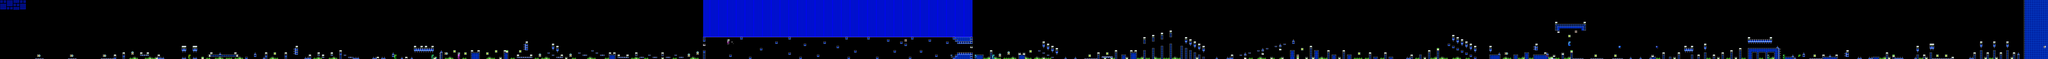

Rendered tile map (Tiled .tmx) drawn with the repository's tilesets; below, a short description and the map source with its tile grids summarised:
An orthogonal 935x27 tile map with 16x16 px tiles, 2 tile layers (SP, ...), 2 tilesets, 2 image layers.

<map version="1.10" tiledversion="1.11.2" orientation="orthogonal" renderorder="right-down" width="935" height="27" tilewidth="16" tileheight="16" infinite="0" nextlayerid="5" nextobjectid="1">
 <editorsettings>
  <chunksize width="16" height="27" />
  <export target="polargeist.csv" format="csv" />
 </editorsettings>
 <tileset firstgid="1" name="famidash" tilewidth="16" tileheight="16" tilecount="256" columns="16">
  <image source="../../../GRAPHICS/famidash.bmp" width="256" height="256" />
 </tileset>
 <tileset firstgid="257" name="sprites" tilewidth="16" tileheight="16" tilecount="256" columns="16">
  <image source="../../../GRAPHICS/sprites.png" width="256" height="256" />
 </tileset>
 <imagelayer id="3" name="Image Layer 1" parallaxx="0.9" parallaxy="0.9" repeatx="1" repeaty="1">
  <image source="../../../GRAPHICS/Old/parallax Blue.bmp" width="144" height="72" />
 </imagelayer>
 <imagelayer id="4" name="Image Layer 2" offsetx="0" offsety="432" repeatx="1">
  <image source="../../../GRAPHICS/ground.bmp" width="64" height="128" />
 </imagelayer>
 <layer id="1" width="935" height="27">
  <data>[25245 cells, 3574 non-empty, 42 distinct tile ids]</data>
 </layer>
 <layer id="2" name="SP" width="935" height="27">
  <data>[25245 cells, 242 non-empty, 43 distinct tile ids]</data>
 </layer>
</map>
